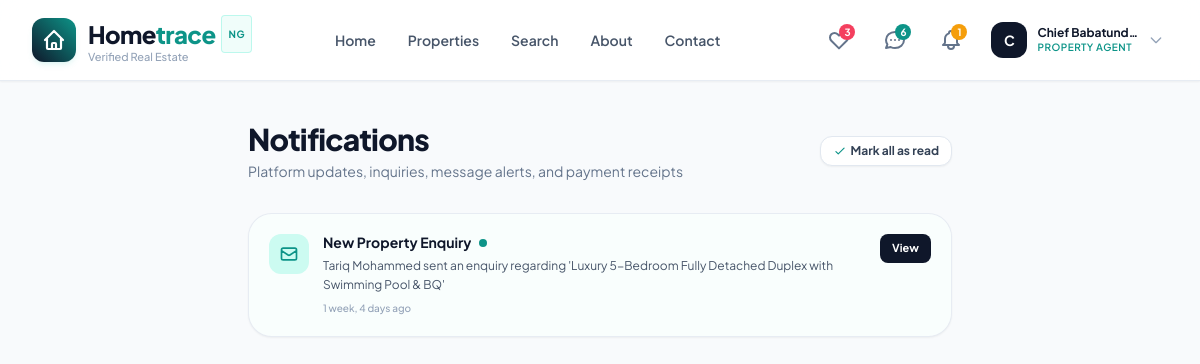
Screenshot of /notifications/ (signed in) with the database file from the repository.
### apps/accounts/models.py (models this page shows, shortened)
class User(AbstractBaseUser, PermissionsMixin):
    class Role(models.TextChoices):
        AGENT = 'agent', 'Property Agent'
        BUYER = 'buyer', 'Buyer / Renter'
        ADMIN = 'admin', 'Administrator'
    id = models.UUIDField(primary_key=True, default=uuid.uuid4, editable=False)
    email = models.EmailField(unique=True, max_length=255, db_index=True)
    full_name = models.CharField(max_length=255)
    phone_number = models.CharField(max_length=25, validators=[validate_nigerian_phone], blank=True, null=True)
    role = models.CharField(max_length=20, choices=Role.choices, default=Role.BUYER, db_index=True)
    profile_image = models.ImageField(upload_to='profiles/', blank=True, null=True)
    is_verified = models.BooleanField(default=False, help_text="Email verification status.")
    is_active = models.BooleanField(default=True)
    is_staff = models.BooleanField(default=False)
    date_joined = models.DateTimeField(default=timezone.now)
    updated_at = models.DateTimeField(auto_now=True)
    objects = UserManager()
    USERNAME_FIELD = 'email'
    REQUIRED_FIELDS = ['full_name']
    class Meta:
        verbose_name = 'User'
        verbose_name_plural = 'Users'
        ordering = ['-date_joined']
    @property
    def is_agent(self):
        return self.role == self.Role.AGENT

### apps/notifications/models.py (models this page shows, shortened)
class Notification(models.Model):
    class NotificationType(models.TextChoices):
        ENQUIRY = 'enquiry', 'Property Enquiry'
        MESSAGE = 'message', 'New Message'
        PROPERTY_STATUS = 'property_status', 'Property Status Update'
        PAYMENT = 'payment', 'Payment Transaction'
        SYSTEM = 'system', 'System Alert'
    id = models.UUIDField(primary_key=True, default=uuid.uuid4, editable=False)
    user = models.ForeignKey(settings.AUTH_USER_MODEL, on_delete=models.CASCADE, related_name='notifications')
    title = models.CharField(max_length=255)
    message = models.TextField()
    notification_type = models.CharField(max_length=30, choices=NotificationType.choices, default=NotificationType.SYSTEM)
    target_url = models.CharField(max_length=255, blank=True, default="")
    is_read = models.BooleanField(default=False, db_index=True)
    created_at = models.DateTimeField(auto_now_add=True)
    class Meta:
        verbose_name = 'Notification'
        verbose_name_plural = 'Notifications'
        ordering = ['-created_at']

### apps/notifications/views.py (the view)
# urls.py: path('', views.notification_list_view, name='notification_list'),
@login_required
def notification_list_view(request):
    notifications = Notification.objects.filter(user=request.user).order_by('-created_at')
    return render(request, 'notifications/list.html', {'notifications': notifications})

### templates/notifications/list.html (shortened to what this page needs)
{% extends 'base.html' %}
{% load static %}
{% block content %}
<div class="py-10 bg-slate-50 min-h-screen">
  <div class="max-w-3xl mx-auto px-4 sm:px-6 lg:px-8">
    <div class="mb-8 flex items-center justify-between">
      <div>
        <h1 class="text-2xl sm:text-3xl font-extrabold text-slate-900 tracking-tight">Notifications</h1>
        <p class="text-xs sm:text-sm text-slate-500 mt-1">Platform updates, inquiries, message alerts, and payment receipts</p>
      </div>
      {% if notifications %}
      <div>
        <a href="{% url 'mark_all_notifications_read' %}" class="inline-flex items-center space-x-1 text-xs font-bold px-3 py-1.5 rounded-xl bg-white border border-slate-200 text-slate-700 hover:bg-slate-50 shadow-sm">
          <svg class="w-3.5 h-3.5 text-brand-teal" fill="none" stroke="currentColor" viewBox="0 0 24 24"><path stroke-linecap="round" stroke-linejoin="round" stroke-width="2" d="M5 13l4 4L19 7"/></svg>
          <span>Mark all as read</span>
        </a>
      </div>
      {% endif %}
    </div>
    <div class="bg-white rounded-3xl border border-slate-200/80 shadow-sm divide-y divide-slate-100 overflow-hidden">
      {% for notif in notifications %}
        <div class="p-5 flex items-start justify-between space-x-4 transition-colors {% if not notif.is_read %}bg-teal-50/40{% else %}hover:bg-slate-50{% endif %}">
          <div class="flex items-start space-x-3.5 min-w-0">
            <div class="w-10 h-10 rounded-xl flex items-center justify-center flex-shrink-0 {% if not notif.is_read %}bg-teal-100 text-brand-teal{% else %}bg-slate-100 text-slate-500{% endif %}">
              {% if notif.notification_type == 'enquiry' %}
                <svg class="w-5 h-5" fill="none" stroke="currentColor" viewBox="0 0 24 24"><path stroke-linecap="round" stroke-linejoin="round" stroke-width="2" d="M3 8l7.89 5.26a2 2 0 002.22 0L21 8M5 19h14a2 2 0 002-2V7a2 2 0 00-2-2H5a2 2 0 00-2 2v10a2 2 0 002 2z"/></svg>
              {% elif notif.notification_type == 'payment' %}
                <svg class="w-5 h-5 text-emerald-600" fill="none" stroke="currentColor" viewBox="0 0 24 24"><path stroke-linecap="round" stroke-linejoin="round" stroke-width="2" d="M9 12l2 2 4-4m6 2a9 9 0 11-18 0 9 9 0 0118 0z"/></svg>
              {% else %}
                <svg class="w-5 h-5" fill="none" stroke="currentColor" viewBox="0 0 24 24"><path stroke-linecap="round" stroke-linejoin="round" stroke-width="2" d="M13 16h-1v-4h-1m1-4h.01M21 12a9 9 0 11-18 0 9 9 0 0118 0z"/></svg>
              {% endif %}
            </div>
            <div class="min-w-0">
              <div class="flex items-center space-x-2">
                <h3 class="text-sm font-bold text-slate-900 leading-tight truncate">{{ notif.title }}</h3>
                {% if not notif.is_read %}
                  <span class="w-2 h-2 rounded-full bg-brand-teal"></span>
                {% endif %}
              </div>
              <p class="text-xs text-slate-600 mt-1 leading-relaxed">{{ notif.message }}</p>
              <span class="text-[10px] text-slate-400 mt-1.5 block font-medium">{{ notif.created_at|timesince }} ago</span>
            </div>
          </div>
          <div class="flex items-center space-x-2 flex-shrink-0">
            {% if notif.target_url %}
              <a href="{% url 'mark_notification_read' notification_id=notif.id %}" class="px-3 py-1.5 rounded-lg bg-slate-900 hover:bg-slate-800 text-white font-bold text-[11px] transition-colors">
                View
              </a>
            {% endif %}
          </div>
        </div>
      {% endfor %}
    </div>
  </div>
</div>
{% endblock %}

### templates/components/navbar.html (shortened to what this page needs)
{% load static %}
<header class="sticky top-0 z-40 w-full glass-header shadow-sm transition-all duration-200">
  <div class="max-w-7xl mx-auto px-4 sm:px-6 lg:px-8">
    <div class="flex items-center justify-between h-20">
      <a href="{% url 'home' %}" class="flex items-center space-x-3 group">
        <div class="w-11 h-11 rounded-xl bg-gradient-to-tr from-brand-navy to-brand-teal flex items-center justify-center text-white shadow-md shadow-teal-500/10 group-hover:scale-105 transition-transform duration-200">
          <svg class="w-6 h-6" fill="none" stroke="currentColor" viewBox="0 0 24 24"><path stroke-linecap="round" stroke-linejoin="round" stroke-width="2.2" d="M3 12l2-2m0 0l7-7 7 7M5 10v10a1 1 0 001 1h3m10-11l2 2m-2-2v10a1 1 0 01-1 1h-3m-6 0a1 1 0 001-1v-4a1 1 0 011-1h2a1 1 0 011 1v4a1 1 0 001 1m-6 0h6"/></svg>
        </div>
        <div>
          <span class="text-2xl font-extrabold tracking-tight text-brand-navy flex items-center">
            Home<span class="text-brand-teal">trace</span>
            <span class="ml-1.5 px-1.5 py-0.5 text-[10px] uppercase font-bold tracking-wider rounded bg-teal-50 text-brand-teal border border-teal-200/60 hidden sm:inline-block">NG</span>
          </span>
          <span class="text-[11px] text-slate-400 block -mt-1 font-medium hidden sm:block">Verified Real Estate</span>
        </div>
      </a>
      <nav class="hidden md:flex items-center space-x-8">
        <a href="{% url 'home' %}" class="text-sm font-semibold transition-colors duration-150 {% if request.resolver_match.url_name == 'home' %}text-brand-teal{% else %}text-slate-600 hover:text-brand-navy{% endif %}">Home</a>
        <a href="{% url 'property_list' %}" class="text-sm font-semibold transition-colors duration-150 {% if request.resolver_match.url_name == 'property_list' %}text-brand-teal{% else %}text-slate-600 hover:text-brand-navy{% endif %}">Properties</a>
        <a href="{% url 'search' %}" class="text-sm font-semibold transition-colors duration-150 {% if request.resolver_match.url_name == 'search' %}text-brand-teal{% else %}text-slate-600 hover:text-brand-navy{% endif %}">Search</a>
        <a href="{% url 'about' %}" class="text-sm font-semibold transition-colors duration-150 {% if request.resolver_match.url_name == 'about' %}text-brand-teal{% else %}text-slate-600 hover:text-brand-navy{% endif %}">About</a>
        <a href="{% url 'contact' %}" class="text-sm font-semibold transition-colors duration-150 {% if request.resolver_match.url_name == 'contact' %}text-brand-teal{% else %}text-slate-600 hover:text-brand-navy{% endif %}">Contact</a>
      </nav>
      <div class="flex items-center space-x-3 sm:space-x-4">
        {% if user.is_authenticated %}
          <a href="{% url 'favorites_list' %}" class="relative p-2 rounded-xl text-slate-500 hover:text-rose-500 hover:bg-slate-100 transition-colors duration-150" title="Saved Properties">
            <svg class="w-6 h-6" fill="none" stroke="currentColor" viewBox="0 0 24 24"><path stroke-linecap="round" stroke-linejoin="round" stroke-width="2" d="M4.318 6.318a4.5 4.5 0 000 6.364L12 20.364l7.682-7.682a4.5 4.5 0 00-6.364-6.364L12 7.636l-1.318-1.318a4.5 4.5 0 00-6.364 0z"/></svg>
            <span class="favorites-count-badge absolute top-1 right-1 bg-rose-500 text-white rounded-full w-4 h-4 flex items-center justify-center text-[10px] font-bold {% if user_favorites_count == 0 %}hidden{% endif %}">
              {{ user_favorites_count }}
            </span>
          </a>
          <a href="{% url 'inbox' %}" class="relative p-2 rounded-xl text-slate-500 hover:text-brand-teal hover:bg-slate-100 transition-colors duration-150" title="Messages">
            <svg class="w-6 h-6" fill="none" stroke="currentColor" viewBox="0 0 24 24"><path stroke-linecap="round" stroke-linejoin="round" stroke-width="2" d="M8 12h.01M12 12h.01M16 12h.01M21 12c0 4.418-4.03 8-9 8a9.863 9.863 0 01-4.255-.949L3 20l1.395-3.72C3.512 15.042 3 13.574 3 12c0-4.418 4.03-8 9-8s9 3.582 9 8z"/></svg>
            {% if unread_messages_count > 0 %}
            <span class="absolute top-1 right-1 bg-brand-teal text-white rounded-full w-4 h-4 flex items-center justify-center text-[10px] font-bold">
              {{ unread_messages_count }}
            </span>
            {% endif %}
          </a>
          <a href="{% url 'notification_list' %}" class="relative p-2 rounded-xl text-slate-500 hover:text-brand-teal hover:bg-slate-100 transition-colors duration-150" title="Notifications">
            {% if unread_notifications_count > 0 %}
            <span class="absolute top-1 right-1 bg-amber-500 text-white rounded-full w-4 h-4 flex items-center justify-center text-[10px] font-bold">
              {{ unread_notifications_count }}
            </span>
            {% endif %}
          </a>
          <div class="relative">
            <button id="user-menu-btn" class="flex items-center space-x-2.5 p-1 rounded-xl hover:bg-slate-100 transition-colors focus:outline-none">
              {% if user.profile_image %}
                <img src="{{ user.profile_image.url }}" alt="{{ user.full_name }}" class="w-9 h-9 rounded-xl object-cover border border-slate-200">
              {% else %}
                <div class="w-9 h-9 rounded-xl bg-slate-900 text-white font-bold text-sm flex items-center justify-center">
                  {{ user.full_name|slice:":1" }}
                </div>
              {% endif %}
              <div class="text-left hidden lg:block">
                <span class="text-xs font-bold text-slate-900 block leading-tight">{{ user.full_name|truncatechars:15 }}</span>
                <span class="text-[10px] uppercase font-semibold tracking-wider text-brand-teal block">{{ user.get_role_display }}</span>
              </div>
              <svg class="w-4 h-4 text-slate-400 hidden lg:block" fill="none" stroke="currentColor" viewBox="0 0 24 24"><path stroke-linecap="round" stroke-linejoin="round" stroke-width="2" d="M19 9l-7 7-7-7"/></svg>
            </button>
          </div>
        {% endif %}
      </div>
    </div>
  </div>
</header>

### static/css/custom.css (style rules this page uses)
:root { --color-primary: #0F172A; --color-primary-light: #1E293B; --color-teal: #0D9488; --color-teal-hover: #0F766E; --color-emerald: #10B981; --color-amber: #D97706; --color-amber-light: #FEF3C7; --color-bg: #F8FAFC; --color-surface: #FFFFFF; --color-border: #E2E8F0; --color-text: #0F172A; --color-muted: #64748B; --radius-sm: 8px; --radius-md: 12px; --radius-lg: 18px; --radius-xl: 24px; --shadow-sm: 0 1px 2px 0 rgb(0 0 0 / 0.05); --shadow-md: 0 4px 6px -1px rgb(0 0 0 / 0.1), 0 2px 4px -2px rgb(0 0 0 / 0.1); --shadow-lg: 0 10px 15px -3px rgb(0 0 0 / 0.1), 0 4px 6px -4px rgb(0 0 0 / 0.1); --shadow-premium: 0 20px 25px -5px rgb(15 23 42 / 0.08), 0 8px 10px -6px rgb(15 23 42 / 0.04); }
body { font-family: 'Plus Jakarta Sans', -apple-system, BlinkMacSystemFont, "Segoe UI", Roboto, sans-serif; background-color: var(--color-bg); color: var(--color-text); -webkit-font-smoothing: antialiased; -moz-osx-font-smoothing: grayscale; }
.glass-header { background: rgba(255, 255, 255, 0.88); backdrop-filter: blur(12px); -webkit-backdrop-filter: blur(12px); border-bottom: 1px solid rgba(226, 232, 240, 0.8); }

### rows the page displays
User: full_name "C", full_name "Chief Babatund…", role "PROPERTY AGENT"
Notification: notification_type "enquiry" (drawn), title "New Property Enquiry", is_read False (drawn), message "Tariq Mohammed sent an enquiry regarding 'Luxury 5-Bedroom Fully Detached Duplex with Swimming Pool & BQ'", created_at "1 week, 4 days", shows "View"

### other values shown
{{ user_favorites_count }} "3"
{{ unread_messages_count }} "6"
{{ unread_notifications_count }} "1"
